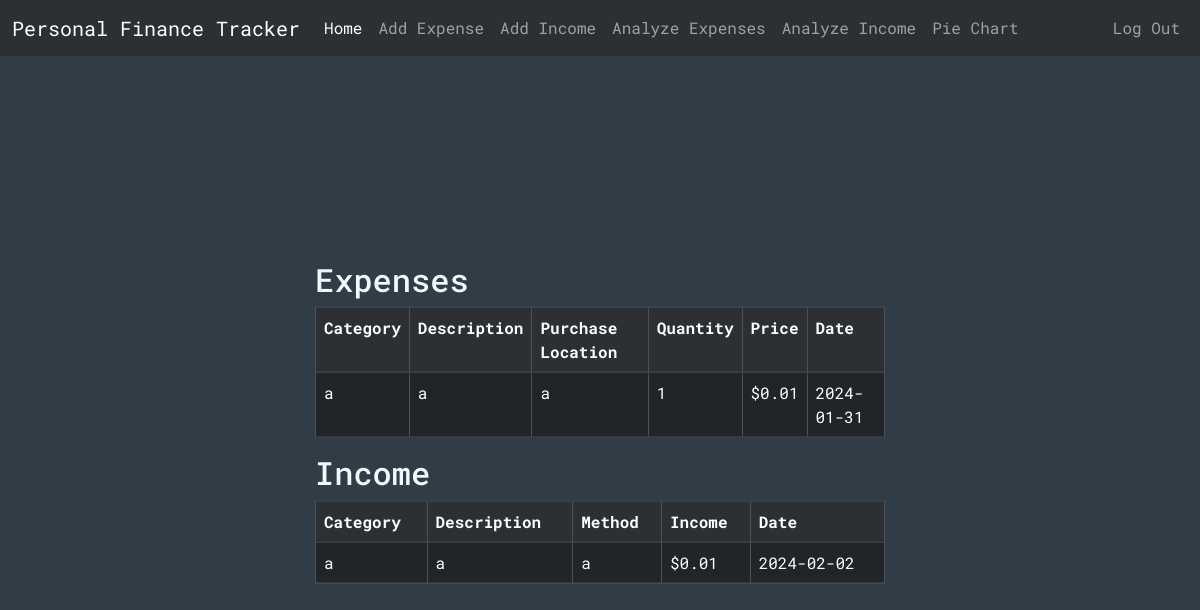
Before: / (signed in) with the older database file.
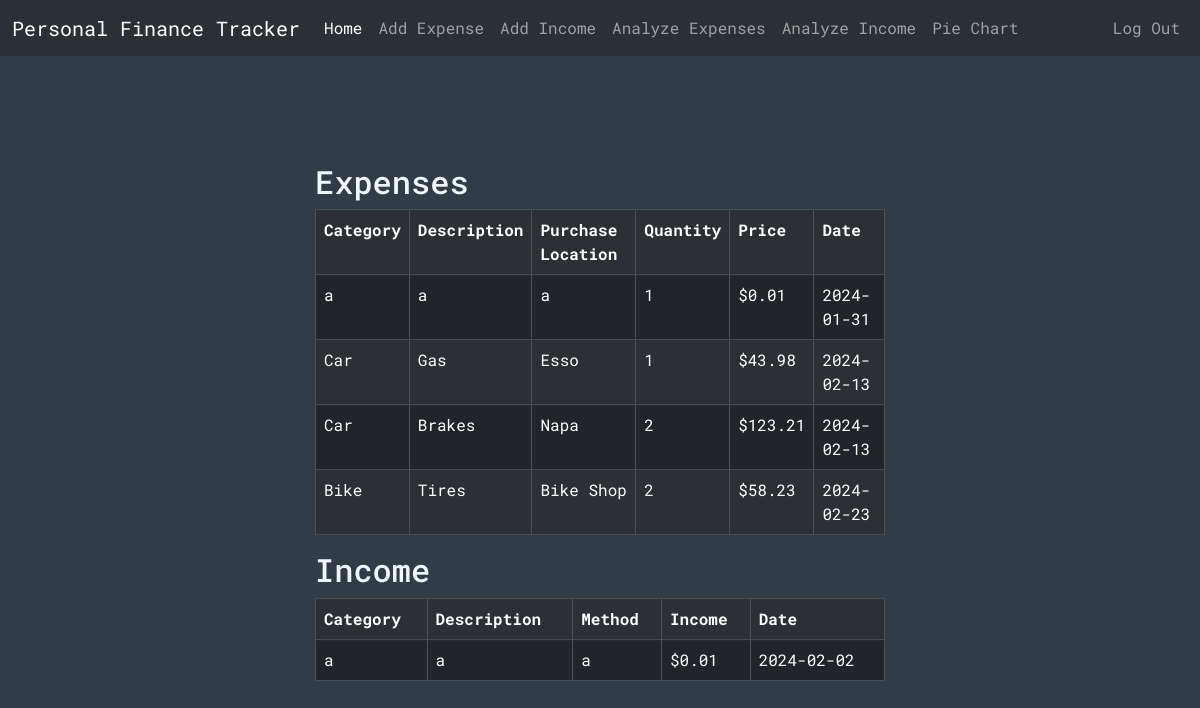
After: the same page with the newer database file.
### tables this page shows
CREATE TABLE expenses (id INTEGER PRIMARY KEY, user_id INTEGER NOT NULL, category TEXT, description TEXT, purchaseLocation TEXT, quantity INTEGER NOT NULL, price NUMERIC NOT NULL, date TEXT NOT NULL, FOREIGN KEY (user_id) REFERENCES users(id));

CREATE TABLE incomes (id INTEGER PRIMARY KEY, user_id INTEGER NOT NULL, category TEXT, description TEXT, method TEXT, income NUMERIC NOT NULL, date TEXT NOT NULL, FOREIGN KEY (user_id) REFERENCES users(id));

### app.py (the view)
@app.route("/")
@login_required
def index():
    conn = get_db_connection()
    exps = conn.execute("SELECT * FROM expenses WHERE user_id = ?", (session["user_id"],)).fetchall()
    inc = conn.execute("SELECT * FROM incomes WHERE user_id = ?", (session["user_id"],)).fetchall()
    conn.close()
    return render_template("index.html", expenses=exps, incomes=inc)

### helpers.py (called while the page is built)
def login_required(f):
    @wraps(f)
    def decorated_function(*args, **kwargs):
        if session.get("user_id") is None:
            return redirect("/login")
        return f(*args, **kwargs)
    return decorated_function

def get_db_connection():
    conn = sqlite3.connect('database.db')
    conn.row_factory = sqlite3.Row
    return conn

### templates/index.html
{% extends "layout.html" %} {% block title %}Main{% endblock %}
{% block body %}
<div class="cont center">
  {% if expenses -%}
  <div>
    <h2>Expenses</h2>
    <div class="table-responsive">
      <table class="table table-dark table-striped table-bordered table-hover">
        <tr>
          <th scope="col">Category</th>
          <th scope="col">Description</th>
          <th scope="col">Purchase Location</th>
          <th scope="col">Quantity</th>
          <th scope="col">Price</th>
          <th scope="col">Date</th>
        </tr>
        {% for expense in expenses %}
        <tr>
          <td>{{ expense["category"] }}</td>
          <td>{{ expense["description"] }}</td>
          <td>{{ expense["purchaseLocation"] }}</td>
          <td>{{ expense["quantity"] }}</td>
          <td>{{ "$%.2f"| format(expense["price"]) }}</td>
          <td>{{ expense["date"] }}</td>
        </tr>
        {% endfor %}
      </table>
    </div>
  </div>
  {% else -%}
  <p>
    You have no expenses to display here. To add an expense go
    <a href="/add-expense">here</a>. In the future, use the links in the
    navigation bar on the top!
  </p>
  {% endif %}
  {% if incomes -%}
  <div>
    <h2>Income</h2>
    <div class="table-responsive">
      <table class="table table-dark table-striped table-bordered table-hover">
        <tr>
          <th scope="col">Category</th>
          <th scope="col">Description</th>
          <th scope="col">Method</th>
          <th scope="col">Income</th>
          <th scope="col">Date</th>
        </tr>
        {% for income in incomes %}
        <tr>
          <td>{{ income["category"] }}</td>
          <td>{{ income["description"] }}</td>
          <td>{{ income["method"] }}</td>
          <td>{{ "$%.2f"| format(income["income"]) }}</td>
          <td>{{ income["date"] }}</td>
        </tr>
        {% endfor %}
      </table>
    </div>
  </div>
  {% else -%}
  <p>
    You have no income to display here. To add income go
    <a href="/add-income">here</a>. In the future, use the links in the
    navigation bar on the top!
  </p>
  {% endif %}
</div>
{%endblock %}

### templates/layout.html (shortened to what this page needs)
{% include "base.html" %}
<nav class="navbar navbar-expand-lg bg-body-tertiary" data-bs-theme="dark">
  <div class="container-fluid">
    <a class="navbar-brand" href="/">Personal Finance Tracker</a>
    <div class="collapse navbar-collapse" id="navbarSupportedContent">
      <ul class="navbar-nav">
        <li class="nav-item">
          <a class="nav-link active" aria-current="page" href="/">Home</a>
        </li>
        <li class="nav-item">
          <a class="nav-link" href="/add-expense">Add Expense</a>
        </li>
        <li class="nav-item">
          <a class="nav-link" href="/add-income">Add Income</a>
        </li>
        <li class="nav-item">
          <a class="nav-link" href="/analyzeExpenses">Analyze Expenses</a>
        </li>
        <li class="nav-item">
          <a class="nav-link" href="/analyzeIncome">Analyze Income</a>
        </li>
        <li class="nav-item">
          <a class="nav-link" href="/pieChart">Pie Chart</a>
        </li>
      </ul>
    </div>
    <div class="navbar-nav flex-end">
      <a class="nav-link" href="/login">Log Out</a>
    </div>
  </div>
</nav>
{% block body %}{% endblock %}

### templates/base.html (shortened to what this page needs)
<!DOCTYPE html>
<html lang="en">
  <head>
    <link
      href="https://cdn.jsdelivr.net/npm/bootstrap@5.3.2/dist/css/bootstrap.min.css"
      rel="stylesheet"
    />
    <link rel="stylesheet" href="../static/styles/CSS.css" />
  </head>
  <body id="body">
  </body>
</html>

### static/styles/CSS.css (style rules this page uses)
.cont { display: flex; justify-content: center; padding: 15px; flex-direction: column; color: aliceblue; max-width: 100vw; }
.center { margin: 0; margin-top: 30px; position: absolute; top: 50%; left: 50%; -ms-transform: translate(-50%, -50%); transform: translate(-50%, -50%); }
#body { background-color: rgb(48, 60, 70); font-family: "Roboto Mono", monospace; color: aliceblue; }

Changed rows visible on the page:
added expenses: category "Car", description "Gas", purchaseLocation "Esso", quantity "1", price "$43.98", date "2024-02-13"
added expenses: category "Car", description "Brakes", purchaseLocation "Napa", quantity "2", price "$123.21", date "2024-02-13"
added expenses: category "Bike", description "Tires", purchaseLocation "Bike Shop", quantity "2", price "$58.23", date "2024-02-23"
